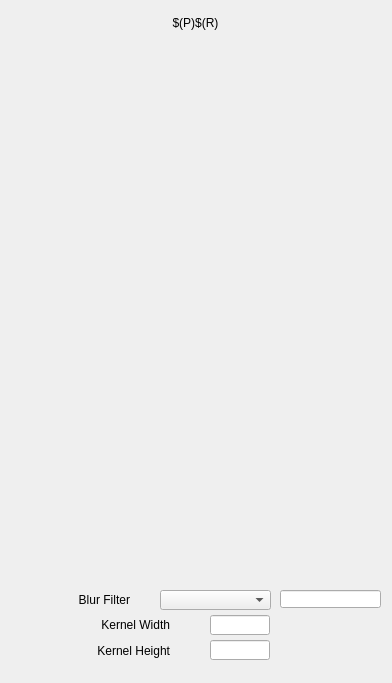
<?xml version="1.0" encoding="UTF-8"?>
<ui version="4.0">
 <class>MainWindow</class>
 <widget class="QMainWindow" name="MainWindow">
  <property name="geometry">
   <rect>
    <x>0</x>
    <y>0</y>
    <width>392</width>
    <height>683</height>
   </rect>
  </property>
  <property name="styleSheet">
   <string>

QWidget#centralWidget {background: rgba(187, 187, 187, 255);}

caTable {
       font: 10pt;
       background: cornsilk;
       alternate-background-color: wheat;
}

caLineEdit {
     border-radius: 1px;
     background: lightyellow;
     color: black;
 }

caTextEntry {
    color: rgb(127, 0, 63);
    background-color: cornsilk;
    selection-color: #0a214c;
    selection-background-color: wheat;
    border: 1px groove black;
    border-radius: 1px;
    padding: 1px;
}

caTextEntry:focus {
    padding: 0px;
    border: 2px groove darkred;
    border-radius: 1px;
}

QPushButton {
      border-color: #00b;
      border-radius: 2px;
      padding: 3px;
      border-width: 1px;

	background: qlineargradient(spread:pad, x1:0, y1:0, x2:0, y2:1,
						   stop:0   rgba(224, 239, 255, 255),
						   stop:0.5 rgba(199, 215, 230, 255),
						   stop:1   rgba(184, 214, 236, 255));
}
QPushButton:hover {
	background: qlineargradient(spread:pad, x1:0, y1:0, x2:0, y2:1,
						stop:0   rgba(201, 226, 255, 255),
						stop:0.5 rgba(177, 204, 230, 255),
						stop:1   rgba(163, 205, 236, 255));
}
QPushButton:pressed {
	background: qlineargradient(spread:pad, x1:0, y1:0, x2:0, y2:1,
						stop:0   rgba(174, 219, 255, 255),
						stop:0.5 rgba(165, 199, 230, 255),
						stop:1   rgba(134, 188, 236, 255));
}

QPushButton:disabled {
	background: qlineargradient(spread:pad, x1:0, y1:0, x2:0, y2:1,
						stop:0   rgba(174, 219, 255, 255),
						stop:0.5 rgba(165, 199, 230, 255),
						stop:1   rgba(134, 188, 236, 255));
}

caChoice {
      background: qlineargradient(x1: 0, y1: 0, x2: 0, y2: 1,
                                  stop: 0 #E1E1E1, stop: 0.4 #DDDDDD,
                                  stop: 0.5 #D8D8D8, stop: 1.0 #D3D3D3);
}

caChoice &gt; QPushButton {
      text-align: left;
      padding: 1px;
}

caSlider::groove:horizontal {
border: 1px solid #bbb;
background: lightgrey;
height: 20px;
border-radius: 4px;
}

caSlider::handle:horizontal {
background: red;
border: 1px solid #777;
width: 13px;
margin-top: -2px;
margin-bottom: -2px;
border-radius: 2px;
}



</string>
  </property>
  <widget class="QWidget" name="centralWidget">
   <widget class="caGraphics" name="caRectangle_0">
    <property name="geometry">
     <rect>
      <x>5</x>
      <y>9</y>
      <width>381</width>
      <height>26</height>
     </rect>
    </property>
    <property name="foreground">
     <color>
      <red>218</red>
      <green>218</green>
      <blue>218</blue>
     </color>
    </property>
    <property name="linestyle" stdset="0">
     <enum>caGraphics::Solid</enum>
    </property>
    <property name="fillstyle" stdset="0">
     <enum>caGraphics::Filled</enum>
    </property>
    <property name="lineColor">
     <color>
      <red>218</red>
      <green>218</green>
      <blue>218</blue>
     </color>
    </property>
    <property name="form">
     <enum>caGraphics::Rectangle</enum>
    </property>
   </widget>
   <widget class="caInclude" name="caInclude_0">
    <property name="geometry">
     <rect>
      <x>5</x>
      <y>40</y>
      <width>382</width>
      <height>532</height>
     </rect>
    </property>
    <property name="macro">
     <string/>
    </property>
    <property name="filename" stdset="0">
     <string notr="true">NDPluginBase.ui</string>
    </property>
   </widget>
   <widget class="caLabel" name="caLabel_0">
    <property name="geometry">
     <rect>
      <x>0</x>
      <y>10</y>
      <width>391</width>
      <height>25</height>
     </rect>
    </property>
    <property name="frameShape">
     <enum>QFrame::NoFrame</enum>
    </property>
    <property name="text">
     <string>$(P)$(R)</string>
    </property>
    <property name="alignment">
     <set>Qt::AlignAbsolute|Qt::AlignCenter|Qt::AlignHCenter|Qt::AlignVCenter</set>
    </property>
    <property name="fontScaleMode">
     <enum>ESimpleLabel::WidthAndHeight</enum>
    </property>
    <property name="foreground">
     <color>
      <red>10</red>
      <green>0</green>
      <blue>184</blue>
     </color>
    </property>
    <property name="background">
     <color alpha="0">
      <red>10</red>
      <green>0</green>
      <blue>184</blue>
     </color>
    </property>
   </widget>
   <widget class="caGraphics" name="caRectangle_1">
    <property name="geometry">
     <rect>
      <x>5</x>
      <y>580</y>
      <width>380</width>
      <height>91</height>
     </rect>
    </property>
    <property name="foreground">
     <color>
      <red>0</red>
      <green>0</green>
      <blue>0</blue>
     </color>
    </property>
    <property name="linestyle" stdset="0">
     <enum>caGraphics::Solid</enum>
    </property>
    <property name="lineColor">
     <color>
      <red>0</red>
      <green>0</green>
      <blue>0</blue>
     </color>
    </property>
    <property name="form">
     <enum>caGraphics::Rectangle</enum>
    </property>
    <property name="background" stdset="0">
     <color alpha="0">
      <red>0</red>
      <green>0</green>
      <blue>0</blue>
     </color>
    </property>
   </widget>
   <widget class="caFrame" name="caFrame_1">
    <property name="geometry">
     <rect>
      <x>40</x>
      <y>615</y>
      <width>262</width>
      <height>22</height>
     </rect>
    </property>
    <widget class="caLabel" name="caLabel_1">
     <property name="geometry">
      <rect>
       <x>0</x>
       <y>0</y>
       <width>130</width>
       <height>20</height>
      </rect>
     </property>
     <property name="frameShape">
      <enum>QFrame::NoFrame</enum>
     </property>
     <property name="text">
      <string>Kernel Width</string>
     </property>
     <property name="alignment">
      <set>Qt::AlignAbsolute|Qt::AlignRight|Qt::AlignTrailing|Qt::AlignVCenter</set>
     </property>
     <property name="fontScaleMode">
      <enum>ESimpleLabel::WidthAndHeight</enum>
     </property>
     <property name="foreground">
      <color>
       <red>0</red>
       <green>0</green>
       <blue>0</blue>
      </color>
     </property>
     <property name="background">
      <color alpha="0">
       <red>0</red>
       <green>0</green>
       <blue>0</blue>
      </color>
     </property>
    </widget>
    <widget class="caTextEntry" name="caTextEntry_0">
     <property name="geometry">
      <rect>
       <x>170</x>
       <y>0</y>
       <width>60</width>
       <height>20</height>
      </rect>
     </property>
     <property name="channel" stdset="0">
      <string notr="true">$(P)$(R)KernelWidth</string>
     </property>
     <property name="foreground">
      <color>
       <red>0</red>
       <green>0</green>
       <blue>0</blue>
      </color>
     </property>
     <property name="background">
      <color>
       <red>115</red>
       <green>223</green>
       <blue>255</blue>
      </color>
     </property>
     <property name="colorMode">
      <enum>caLineEdit::Static</enum>
     </property>
     <property name="precisionMode">
      <enum>caLineEdit::Channel</enum>
     </property>
     <property name="limitsMode">
      <enum>caLineEdit::Channel</enum>
     </property>
     <property name="maxValue">
      <double>1.000000000000000</double>
     </property>
     <property name="minValue">
      <double>0.000000000000000</double>
     </property>
     <property name="fontScaleMode" stdset="0">
      <enum>caLineEdit::WidthAndHeight</enum>
     </property>
     <property name="formatType">
      <enum>caLineEdit::decimal</enum>
     </property>
    </widget>
    <widget class="caLineEdit" name="caLineEdit_0">
     <property name="geometry">
      <rect>
       <x>280</x>
       <y>1</y>
       <width>60</width>
       <height>18</height>
      </rect>
     </property>
     <property name="alignment">
      <set>Qt::AlignAbsolute|Qt::AlignLeading|Qt::AlignLeft|Qt::AlignVCenter</set>
     </property>
     <property name="channel" stdset="0">
      <string notr="true">$(P)$(R)KernelWidth_RBV</string>
     </property>
     <property name="foreground">
      <color>
       <red>10</red>
       <green>0</green>
       <blue>184</blue>
      </color>
     </property>
     <property name="background">
      <color>
       <red>187</red>
       <green>187</green>
       <blue>187</blue>
      </color>
     </property>
     <property name="colorMode">
      <enum>caLineEdit::Static</enum>
     </property>
     <property name="precisionMode">
      <enum>caLineEdit::Channel</enum>
     </property>
     <property name="limitsMode">
      <enum>caLineEdit::Channel</enum>
     </property>
     <property name="maxValue">
      <double>1.000000000000000</double>
     </property>
     <property name="minValue">
      <double>0.000000000000000</double>
     </property>
     <property name="fontScaleMode" stdset="0">
      <enum>caLineEdit::WidthAndHeight</enum>
     </property>
     <property name="formatType">
      <enum>caLineEdit::decimal</enum>
     </property>
    </widget>
   </widget>
   <widget class="caFrame" name="caFrame_2">
    <property name="geometry">
     <rect>
      <x>20</x>
      <y>640</y>
      <width>282</width>
      <height>22</height>
     </rect>
    </property>
    <widget class="caLabel" name="caLabel_2">
     <property name="geometry">
      <rect>
       <x>0</x>
       <y>0</y>
       <width>150</width>
       <height>21</height>
      </rect>
     </property>
     <property name="frameShape">
      <enum>QFrame::NoFrame</enum>
     </property>
     <property name="text">
      <string>Kernel Height</string>
     </property>
     <property name="alignment">
      <set>Qt::AlignAbsolute|Qt::AlignRight|Qt::AlignTrailing|Qt::AlignVCenter</set>
     </property>
     <property name="fontScaleMode">
      <enum>ESimpleLabel::WidthAndHeight</enum>
     </property>
     <property name="foreground">
      <color>
       <red>0</red>
       <green>0</green>
       <blue>0</blue>
      </color>
     </property>
     <property name="background">
      <color alpha="0">
       <red>0</red>
       <green>0</green>
       <blue>0</blue>
      </color>
     </property>
    </widget>
    <widget class="caTextEntry" name="caTextEntry_1">
     <property name="geometry">
      <rect>
       <x>190</x>
       <y>0</y>
       <width>60</width>
       <height>20</height>
      </rect>
     </property>
     <property name="channel" stdset="0">
      <string notr="true">$(P)$(R)KernelHeight</string>
     </property>
     <property name="foreground">
      <color>
       <red>0</red>
       <green>0</green>
       <blue>0</blue>
      </color>
     </property>
     <property name="background">
      <color>
       <red>115</red>
       <green>223</green>
       <blue>255</blue>
      </color>
     </property>
     <property name="colorMode">
      <enum>caLineEdit::Static</enum>
     </property>
     <property name="precisionMode">
      <enum>caLineEdit::Channel</enum>
     </property>
     <property name="limitsMode">
      <enum>caLineEdit::Channel</enum>
     </property>
     <property name="maxValue">
      <double>1.000000000000000</double>
     </property>
     <property name="minValue">
      <double>0.000000000000000</double>
     </property>
     <property name="fontScaleMode" stdset="0">
      <enum>caLineEdit::WidthAndHeight</enum>
     </property>
     <property name="formatType">
      <enum>caLineEdit::decimal</enum>
     </property>
    </widget>
    <widget class="caLineEdit" name="caLineEdit_1">
     <property name="geometry">
      <rect>
       <x>300</x>
       <y>1</y>
       <width>60</width>
       <height>18</height>
      </rect>
     </property>
     <property name="alignment">
      <set>Qt::AlignAbsolute|Qt::AlignLeading|Qt::AlignLeft|Qt::AlignVCenter</set>
     </property>
     <property name="channel" stdset="0">
      <string notr="true">$(P)$(R)KernelHeight_RBV</string>
     </property>
     <property name="foreground">
      <color>
       <red>10</red>
       <green>0</green>
       <blue>184</blue>
      </color>
     </property>
     <property name="background">
      <color>
       <red>187</red>
       <green>187</green>
       <blue>187</blue>
      </color>
     </property>
     <property name="colorMode">
      <enum>caLineEdit::Static</enum>
     </property>
     <property name="precisionMode">
      <enum>caLineEdit::Channel</enum>
     </property>
     <property name="limitsMode">
      <enum>caLineEdit::Channel</enum>
     </property>
     <property name="maxValue">
      <double>1.000000000000000</double>
     </property>
     <property name="minValue">
      <double>0.000000000000000</double>
     </property>
     <property name="fontScaleMode" stdset="0">
      <enum>caLineEdit::WidthAndHeight</enum>
     </property>
     <property name="formatType">
      <enum>caLineEdit::decimal</enum>
     </property>
    </widget>
   </widget>
   <widget class="caMenu" name="caMenu_63">
    <property name="geometry">
     <rect>
      <x>160</x>
      <y>590</y>
      <width>111</width>
      <height>20</height>
     </rect>
    </property>
    <property name="channel" stdset="0">
     <string notr="true">$(P)$(R)BlurType</string>
    </property>
    <property name="colorMode">
     <enum>caMenu::Static</enum>
    </property>
    <property name="foreground">
     <color>
      <red>0</red>
      <green>0</green>
      <blue>0</blue>
     </color>
    </property>
    <property name="background">
     <color>
      <red>115</red>
      <green>223</green>
      <blue>255</blue>
     </color>
    </property>
   </widget>
   <widget class="caLabel" name="caLabel_3">
    <property name="geometry">
     <rect>
      <x>0</x>
      <y>590</y>
      <width>130</width>
      <height>20</height>
     </rect>
    </property>
    <property name="frameShape">
     <enum>QFrame::NoFrame</enum>
    </property>
    <property name="text">
     <string>Blur Filter</string>
    </property>
    <property name="alignment">
     <set>Qt::AlignAbsolute|Qt::AlignRight|Qt::AlignTrailing|Qt::AlignVCenter</set>
    </property>
    <property name="fontScaleMode">
     <enum>ESimpleLabel::WidthAndHeight</enum>
    </property>
    <property name="foreground">
     <color>
      <red>0</red>
      <green>0</green>
      <blue>0</blue>
     </color>
    </property>
    <property name="background">
     <color alpha="0">
      <red>0</red>
      <green>0</green>
      <blue>0</blue>
     </color>
    </property>
   </widget>
   <widget class="caLineEdit" name="caLineEdit_109">
    <property name="geometry">
     <rect>
      <x>280</x>
      <y>590</y>
      <width>101</width>
      <height>18</height>
     </rect>
    </property>
    <property name="alignment">
     <set>Qt::AlignAbsolute|Qt::AlignCenter|Qt::AlignHCenter|Qt::AlignVCenter</set>
    </property>
    <property name="channel" stdset="0">
     <string notr="true">$(P)$(R)BlurType_RBV</string>
    </property>
    <property name="foreground">
     <color>
      <red>10</red>
      <green>0</green>
      <blue>184</blue>
     </color>
    </property>
    <property name="background">
     <color>
      <red>70</red>
      <green>70</green>
      <blue>70</blue>
     </color>
    </property>
    <property name="colorMode">
     <enum>caLineEdit::Alarm_Static</enum>
    </property>
    <property name="precisionMode">
     <enum>caLineEdit::Channel</enum>
    </property>
    <property name="limitsMode">
     <enum>caLineEdit::Channel</enum>
    </property>
    <property name="maxValue">
     <double>1.000000000000000</double>
    </property>
    <property name="minValue">
     <double>0.000000000000000</double>
    </property>
    <property name="fontScaleMode" stdset="0">
     <enum>caLineEdit::WidthAndHeight</enum>
    </property>
    <property name="formatType">
     <enum>caLineEdit::decimal</enum>
    </property>
   </widget>
   <zorder>caInclude_0</zorder>
   <zorder>caRectangle_0</zorder>
   <zorder>caLabel_0</zorder>
   <zorder>caRectangle_1</zorder>
   <zorder>caFrame_1</zorder>
   <zorder>caFrame_2</zorder>
   <zorder>caMenu_63</zorder>
   <zorder>caLabel_3</zorder>
   <zorder>caLineEdit_109</zorder>
  </widget>
 </widget>
 <customwidgets>
  <customwidget>
   <class>caMenu</class>
   <extends>QComboBox</extends>
   <header>caMenu</header>
  </customwidget>
  <customwidget>
   <class>caTextEntry</class>
   <extends>caLineEdit</extends>
   <header>caTextEntry</header>
  </customwidget>
  <customwidget>
   <class>caFrame</class>
   <extends>QFrame</extends>
   <header>caFrame</header>
   <container>1</container>
  </customwidget>
  <customwidget>
   <class>caLabel</class>
   <extends>QLabel</extends>
   <header>caLabel</header>
  </customwidget>
  <customwidget>
   <class>caGraphics</class>
   <extends>QWidget</extends>
   <header>caGraphics</header>
  </customwidget>
  <customwidget>
   <class>caInclude</class>
   <extends>QWidget</extends>
   <header>caInclude</header>
  </customwidget>
  <customwidget>
   <class>caLineEdit</class>
   <extends>QLineEdit</extends>
   <header>caLineEdit</header>
  </customwidget>
 </customwidgets>
 <resources/>
 <connections/>
</ui>
